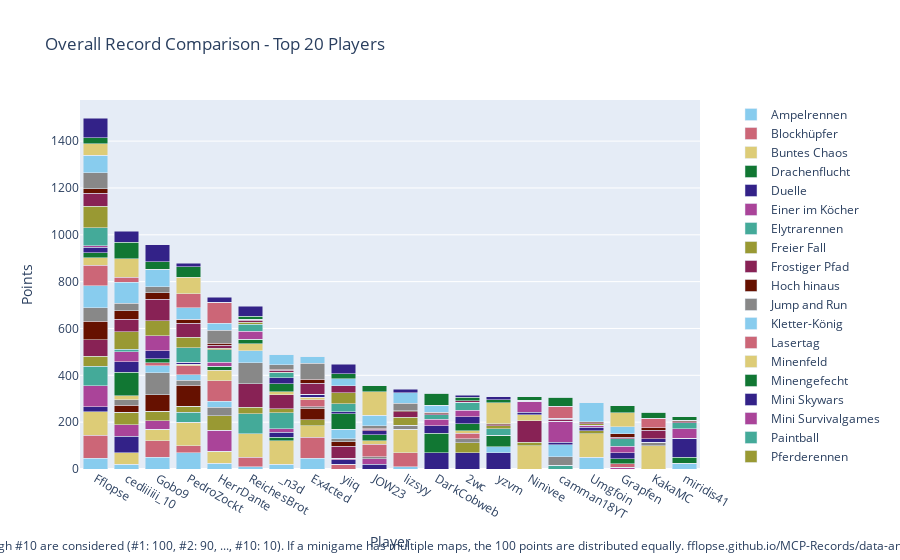

Notebook code cell kept with this figure:
### Code cell
import plotly.graph_objects as go

# Sum all columns to get the total score
outDf['Total'] = outDf.sum(axis=1)

# Sort by total score and fill N/A values with 0
outDf = outDf.sort_values(by='Total', ascending=False).fillna(0)

# Crop to top 10 players
cropDf = outDf.head(20).copy()

# Drop the 'Total' column for plotting
cropDf = cropDf.drop(columns=['Total'])

# Create a color palette
color_palette = px.colors.qualitative.Safe

# Create the stacked bar plot
fig = go.Figure()

for column in cropDf.columns.difference(['Player']):
    fig.add_trace(go.Bar(
        x=cropDf.index,
        y=cropDf[column],
        name=column,
        marker_color=color_palette[len(fig.data) % len(color_palette)]
    ))

# Update layout
fig.update_layout(
    barmode='stack',
    title='Overall Record Comparison - Top 20 Players',
    xaxis=dict(title='Player'),
    yaxis=dict(title='Points'),
    #height=800,
    #width=1000,
    legend=dict(
        x=1.05,
        y=0.5,
        traceorder='normal',
        font=dict(size=12),
        bgcolor='rgba(255, 255, 255, 0)',
        bordercolor='rgba(0, 0, 0, 0)'
    ),
    margin=dict(r=200),  # Adjust right margin to make room for the legend
    annotations=[
        dict(
            x=0.5,
            y=-0.235,
            xref='paper',
            yref='paper',
            text='Max 100 points per minigame. Records #1 through #10 are considered (#1: 100, #2: 90, ..., #10: 10). If a minigame has multiple maps, the 100 points are distributed equally. fflopse.github.io/MCP-Records/data-analysis/global-ranking.ipynb',
            showarrow=False,
            font=dict(size=12),
            xanchor='center'
        )
    ]
)

fig.show()

# save the plot as an html file

fig.write_html('out/overall_record_comparison.html')

### Figure 1 — Plotly figure (JSON) as saved in the notebook; plotly's stock layout.template omitted (floating-point values rounded to 4 significant figures)
{"data": [{"marker": {"color": "rgb(136, 204, 238)"}, "name": "Ampelrennen", "type": "bar", "x": ["Fflopse", "cediiiiii_10", "Gobo9", "PedroZockt", "HerrDante", "ReichesBrot", "_n3d", "Ex4cted", "yiiq", "JOW23", "lizsyy", "DarkCobweb", "2wc", "yzvm", "Ninivee", "camman18YT", "Umgfoin", "Grapfen", "KakaMC", "miridis41"], "y": [45, 20, 50, 70, 25, 10, 20, 45, 0, 0, 10, 0, 0, 0, 0, 0, 50, 0, 0, 25]}, {"marker": {"color": "rgb(204, 102, 119)"}, "name": "Blockhüpfer", "type": "bar", "x": ["Fflopse", "cediiiiii_10", "Gobo9", "PedroZockt", "HerrDante", "ReichesBrot", "_n3d", "Ex4cted", "yiiq", "JOW23", "lizsyy", "DarkCobweb", "2wc", "yzvm", "Ninivee", "camman18YT", "Umgfoin", "Grapfen", "KakaMC", "miridis41"], "y": [100, 0, 70, 30, 0, 40, 0, 90, 20, 0, 60, 0, 0, 0, 0, 0, 0, 0, 0, 0]}, {"marker": {"color": "rgb(221, 204, 119)"}, "name": "Buntes Chaos", "type": "bar", "x": ["Fflopse", "cediiiiii_10", "Gobo9", "PedroZockt", "HerrDante", "ReichesBrot", "_n3d", "Ex4cted", "yiiq", "JOW23", "lizsyy", "DarkCobweb", "2wc", "yzvm", "Ninivee", "camman18YT", "Umgfoin", "Grapfen", "KakaMC", "miridis41"], "y": [100, 50, 50, 100, 50, 100, 100, 50, 0, 0, 100, 0, 0, 0, 100, 0, 100, 0, 100, 0]}, {"marker": {"color": "rgb(17, 119, 51)"}, "name": "Drachenflucht", "type": "bar", "x": ["Fflopse", "cediiiiii_10", "Gobo9", "PedroZockt", "HerrDante", "ReichesBrot", "_n3d", "Ex4cted", "yiiq", "JOW23", "lizsyy", "DarkCobweb", "2wc", "yzvm", "Ninivee", "camman18YT", "Umgfoin", "Grapfen", "KakaMC", "miridis41"], "y": [0, 0, 0, 0, 0, 0, 16, 0, 0, 0, 0, 0, 0, 0, 0, 0, 0, 0, 0, 26]}, {"marker": {"color": "rgb(51, 34, 136)"}, "name": "Duelle", "type": "bar", "x": ["Fflopse", "cediiiiii_10", "Gobo9", "PedroZockt", "HerrDante", "ReichesBrot", "_n3d", "Ex4cted", "yiiq", "JOW23", "lizsyy", "DarkCobweb", "2wc", "yzvm", "Ninivee", "camman18YT", "Umgfoin", "Grapfen", "KakaMC", "miridis41"], "y": [20, 70, 0, 0, 0, 0, 20, 0, 20, 20, 0, 70, 70, 70, 0, 0, 0, 0, 0, 80]}, {"marker": {"color": "rgb(170, 68, 153)"}, "name": "Einer im Köcher", "type": "bar", "x": ["Fflopse", "cediiiiii_10", "Gobo9", "PedroZockt", "HerrDante", "ReichesBrot", "_n3d", "Ex4cted", "yiiq", "JOW23", "lizsyy", "DarkCobweb", "2wc", "yzvm", "Ninivee", "camman18YT", "Umgfoin", "Grapfen", "KakaMC", "miridis41"], "y": [90, 50, 36.67, 0, 90, 0, 16.67, 0, 6.667, 23.33, 0, 0, 0, 0, 0, 0, 0, 6.667, 0, 0]}, {"marker": {"color": "rgb(68, 170, 153)"}, "name": "Elytrarennen", "type": "bar", "x": ["Fflopse", "cediiiiii_10", "Gobo9", "PedroZockt", "HerrDante", "ReichesBrot", "_n3d", "Ex4cted", "yiiq", "JOW23", "lizsyy", "DarkCobweb", "2wc", "yzvm", "Ninivee", "camman18YT", "Umgfoin", "Grapfen", "KakaMC", "miridis41"], "y": [83.33, 0, 0, 43.33, 0, 86.67, 66.67, 0, 0, 0, 0, 0, 0, 0, 0, 16.67, 0, 0, 0, 0]}, {"marker": {"color": "rgb(153, 153, 51)"}, "name": "Freier Fall", "type": "bar", "x": ["Fflopse", "cediiiiii_10", "Gobo9", "PedroZockt", "HerrDante", "ReichesBrot", "_n3d", "Ex4cted", "yiiq", "JOW23", "lizsyy", "DarkCobweb", "2wc", "yzvm", "Ninivee", "camman18YT", "Umgfoin", "Grapfen", "KakaMC", "miridis41"], "y": [42.5, 52.5, 40, 25, 62.5, 27.5, 17.5, 25, 0, 0, 0, 0, 42.5, 0, 15, 0, 12.5, 0, 0, 0]}, {"marker": {"color": "rgb(136, 34, 85)"}, "name": "Frostiger Pfad", "type": "bar", "x": ["Fflopse", "cediiiiii_10", "Gobo9", "PedroZockt", "HerrDante", "ReichesBrot", "_n3d", "Ex4cted", "yiiq", "JOW23", "lizsyy", "DarkCobweb", "2wc", "yzvm", "Ninivee", "camman18YT", "Umgfoin", "Grapfen", "KakaMC", "miridis41"], "y": [70, 0, 0, 0, 0, 100, 60, 0, 50, 0, 0, 0, 0, 0, 90, 0, 0, 0, 0, 0]}, {"marker": {"color": "rgb(102, 17, 0)"}, "name": "Hoch hinaus", "type": "bar", "x": ["Fflopse", "cediiiiii_10", "Gobo9", "PedroZockt", "HerrDante", "ReichesBrot", "_n3d", "Ex4cted", "yiiq", "JOW23", "lizsyy", "DarkCobweb", "2wc", "yzvm", "Ninivee", "camman18YT", "Umgfoin", "Grapfen", "KakaMC", "miridis41"], "y": [80, 30, 70, 90, 0, 0, 0, 50, 20, 0, 0, 0, 0, 0, 0, 0, 0, 0, 0, 0]}, {"marker": {"color": "rgb(136, 136, 136)"}, "name": "Jump and Run", "type": "bar", "x": ["Fflopse", "cediiiiii_10", "Gobo9", "PedroZockt", "HerrDante", "ReichesBrot", "_n3d", "Ex4cted", "yiiq", "JOW23", "lizsyy", "DarkCobweb", "2wc", "yzvm", "Ninivee", "camman18YT", "Umgfoin", "Grapfen", "KakaMC", "miridis41"], "y": [56.67, 23.33, 93.33, 20, 36.67, 90, 0, 6.667, 13.33, 10, 16.67, 0, 16.67, 0, 0, 36.67, 0, 0, 13.33, 0]}, {"marker": {"color": "rgb(136, 204, 238)"}, "name": "Kletter-König", "type": "bar", "x": ["Fflopse", "cediiiiii_10", "Gobo9", "PedroZockt", "HerrDante", "ReichesBrot", "_n3d", "Ex4cted", "yiiq", "JOW23", "lizsyy", "DarkCobweb", "2wc", "yzvm", "Ninivee", "camman18YT", "Umgfoin", "Grapfen", "KakaMC", "miridis41"], "y": [95, 0, 30, 25, 25, 50, 0, 0, 40, 0, 0, 0, 0, 25, 0, 50, 0, 0, 0, 0]}, {"marker": {"color": "rgb(204, 102, 119)"}, "name": "Lasertag", "type": "bar", "x": ["Fflopse", "cediiiiii_10", "Gobo9", "PedroZockt", "HerrDante", "ReichesBrot", "_n3d", "Ex4cted", "yiiq", "JOW23", "lizsyy", "DarkCobweb", "2wc", "yzvm", "Ninivee", "camman18YT", "Umgfoin", "Grapfen", "KakaMC", "miridis41"], "y": [86.67, 0, 13.33, 36.67, 86.67, 0, 0, 30, 0, 53.33, 0, 0, 23.33, 0, 0, 0, 0, 16.67, 0, 0]}, {"marker": {"color": "rgb(221, 204, 119)"}, "name": "Minenfeld", "type": "bar", "x": ["Fflopse", "cediiiiii_10", "Gobo9", "PedroZockt", "HerrDante", "ReichesBrot", "_n3d", "Ex4cted", "yiiq", "JOW23", "lizsyy", "DarkCobweb", "2wc", "yzvm", "Ninivee", "camman18YT", "Umgfoin", "Grapfen", "KakaMC", "miridis41"], "y": [33.33, 16.67, 0, 6.667, 46.67, 30, 13.33, 10, 0, 13.33, 0, 0, 10, 0, 26.67, 0, 0, 0, 0, 0]}, {"marker": {"color": "rgb(17, 119, 51)"}, "name": "Minengefecht", "type": "bar", "x": ["Fflopse", "cediiiiii_10", "Gobo9", "PedroZockt", "HerrDante", "ReichesBrot", "_n3d", "Ex4cted", "yiiq", "JOW23", "lizsyy", "DarkCobweb", "2wc", "yzvm", "Ninivee", "camman18YT", "Umgfoin", "Grapfen", "KakaMC", "miridis41"], "y": [20, 100, 16.67, 0, 16.67, 20, 33.33, 0, 66.67, 26.67, 0, 83.33, 30, 50, 0, 0, 0, 20, 0, 0]}, {"marker": {"color": "rgb(51, 34, 136)"}, "name": "Mini Skywars", "type": "bar", "x": ["Fflopse", "cediiiiii_10", "Gobo9", "PedroZockt", "HerrDante", "ReichesBrot", "_n3d", "Ex4cted", "yiiq", "JOW23", "lizsyy", "DarkCobweb", "2wc", "yzvm", "Ninivee", "camman18YT", "Umgfoin", "Grapfen", "KakaMC", "miridis41"], "y": [23.33, 45, 35, 10, 0, 0, 26.67, 11.67, 8.333, 16.67, 0, 31.67, 31.67, 0, 10, 10, 16.67, 26.67, 16.67, 0]}, {"marker": {"color": "rgb(170, 68, 153)"}, "name": "Mini Survivalgames", "type": "bar", "x": ["Fflopse", "cediiiiii_10", "Gobo9", "PedroZockt", "HerrDante", "ReichesBrot", "_n3d", "Ex4cted", "yiiq", "JOW23", "lizsyy", "DarkCobweb", "2wc", "yzvm", "Ninivee", "camman18YT", "Umgfoin", "Grapfen", "KakaMC", "miridis41"], "y": [6.667, 43.33, 63.33, 0, 16.67, 33.33, 0, 0, 0, 0, 0, 26.67, 26.67, 0, 46.67, 90, 6.667, 26.67, 0, 40]}, {"marker": {"color": "rgb(68, 170, 153)"}, "name": "Paintball", "type": "bar", "x": ["Fflopse", "cediiiiii_10", "Gobo9", "PedroZockt", "HerrDante", "ReichesBrot", "_n3d", "Ex4cted", "yiiq", "JOW23", "lizsyy", "DarkCobweb", "2wc", "yzvm", "Ninivee", "camman18YT", "Umgfoin", "Grapfen", "KakaMC", "miridis41"], "y": [76.67, 10, 0, 60, 53.33, 30, 20, 0, 33.33, 0, 0, 20, 33.33, 26.67, 0, 0, 0, 33.33, 0, 26.67]}, {"marker": {"color": "rgb(153, 153, 51)"}, "name": "Pferderennen", "type": "bar", "x": ["Fflopse", "cediiiiii_10", "Gobo9", "PedroZockt", "HerrDante", "ReichesBrot", "_n3d", "Ex4cted", "yiiq", "JOW23", "lizsyy", "DarkCobweb", "2wc", "yzvm", "Ninivee", "camman18YT", "Umgfoin", "Grapfen", "KakaMC", "miridis41"], "y": [91.67, 75, 65, 45, 6.667, 10, 3.333, 0, 46.67, 0, 35, 0, 0, 13.33, 0, 0, 8.333, 0, 0, 0]}, {"marker": {"color": "rgb(136, 34, 85)"}, "name": "Replika", "type": "bar", "x": ["Fflopse", "cediiiiii_10", "Gobo9", "PedroZockt", "HerrDante", "ReichesBrot", "_n3d", "Ex4cted", "yiiq", "JOW23", "lizsyy", "DarkCobweb", "2wc", "yzvm", "Ninivee", "camman18YT", "Umgfoin", "Grapfen", "KakaMC", "miridis41"], "y": [55.92, 54.17, 91.36, 60.58, 11.55, 8.447, 7.67, 47.67, 30.78, 5.631, 22.04, 4.951, 7.573, 3.107, 2.913, 8.058, 2.913, 4.66, 36.21, 4.078]}, {"marker": {"color": "rgb(102, 17, 0)"}, "name": "Sammelwahn", "type": "bar", "x": ["Fflopse", "cediiiiii_10", "Gobo9", "PedroZockt", "HerrDante", "ReichesBrot", "_n3d", "Ex4cted", "yiiq", "JOW23", "lizsyy", "DarkCobweb", "2wc", "yzvm", "Ninivee", "camman18YT", "Umgfoin", "Grapfen", "KakaMC", "miridis41"], "y": [20.5, 35.5, 27.75, 16.25, 10.25, 3.5, 4.5, 17, 0, 4, 5, 6, 0, 4.5, 2.25, 6, 4.75, 15.75, 10.75, 7]}, {"marker": {"color": "rgb(136, 136, 136)"}, "name": "Schießstand", "type": "bar", "x": ["Fflopse", "cediiiiii_10", "Gobo9", "PedroZockt", "HerrDante", "ReichesBrot", "_n3d", "Ex4cted", "yiiq", "JOW23", "lizsyy", "DarkCobweb", "2wc", "yzvm", "Ninivee", "camman18YT", "Umgfoin", "Grapfen", "KakaMC", "miridis41"], "y": [67.5, 32.5, 25, 0, 55, 0, 20, 67.5, 0, 12.5, 32.5, 0, 0, 0, 0, 0, 0, 0, 0, 0]}, {"marker": {"color": "rgb(136, 204, 238)"}, "name": "Spleef", "type": "bar", "x": ["Fflopse", "cediiiiii_10", "Gobo9", "PedroZockt", "HerrDante", "ReichesBrot", "_n3d", "Ex4cted", "yiiq", "JOW23", "lizsyy", "DarkCobweb", "2wc", "yzvm", "Ninivee", "camman18YT", "Umgfoin", "Grapfen", "KakaMC", "miridis41"], "y": [75, 90, 75, 50, 30, 0, 45, 30, 30, 45, 45, 30, 0, 0, 0, 0, 80, 30, 0, 0]}, {"marker": {"color": "rgb(204, 102, 119)"}, "name": "Todeswürfel", "type": "bar", "x": ["Fflopse", "cediiiiii_10", "Gobo9", "PedroZockt", "HerrDante", "ReichesBrot", "_n3d", "Ex4cted", "yiiq", "JOW23", "lizsyy", "DarkCobweb", "2wc", "yzvm", "Ninivee", "camman18YT", "Umgfoin", "Grapfen", "KakaMC", "miridis41"], "y": [0, 20, 0, 60, 90, 0, 0, 0, 0, 0, 0, 0, 0, 0, 0, 50, 0, 0, 40, 0]}, {"marker": {"color": "rgb(221, 204, 119)"}, "name": "Waffenfolge", "type": "bar", "x": ["Fflopse", "cediiiiii_10", "Gobo9", "PedroZockt", "HerrDante", "ReichesBrot", "_n3d", "Ex4cted", "yiiq", "JOW23", "lizsyy", "DarkCobweb", "2wc", "yzvm", "Ninivee", "camman18YT", "Umgfoin", "Grapfen", "KakaMC", "miridis41"], "y": [50, 80, 0, 70, 0, 0, 0, 0, 0, 100, 0, 0, 0, 90, 0, 0, 0, 60, 0, 0]}, {"marker": {"color": "rgb(17, 119, 51)"}, "name": "Walls", "type": "bar", "x": ["Fflopse", "cediiiiii_10", "Gobo9", "PedroZockt", "HerrDante", "ReichesBrot", "_n3d", "Ex4cted", "yiiq", "JOW23", "lizsyy", "DarkCobweb", "2wc", "yzvm", "Ninivee", "camman18YT", "Umgfoin", "Grapfen", "KakaMC", "miridis41"], "y": [25, 70, 32.5, 45, 0, 12.5, 0, 0, 20, 25, 0, 50, 15, 12.5, 15, 40, 0, 30, 25, 15]}, {"marker": {"color": "rgb(51, 34, 136)"}, "name": "Wettrennen", "type": "bar", "x": ["Fflopse", "cediiiiii_10", "Gobo9", "PedroZockt", "HerrDante", "ReichesBrot", "_n3d", "Ex4cted", "yiiq", "JOW23", "lizsyy", "DarkCobweb", "2wc", "yzvm", "Ninivee", "camman18YT", "Umgfoin", "Grapfen", "KakaMC", "miridis41"], "y": [82, 48, 72, 14, 20, 44, 0, 0, 42, 0, 14, 0, 8, 14, 0, 0, 0, 0, 0, 0]}], "layout": {"annotations": [{"font": {"size": 12}, "showarrow": false, "text": "Max 100 points per minigame. Records #1 through #10 are considered (#1: 100, #2: 90, ..., #10: 10). If a minigame has multiple maps, the 100 points are distributed equally. fflopse.github.io/MCP-Records/data-analysis/global-ranking.ipynb", "x": 0.5, "xanchor": "center", "xref": "paper", "y": -0.235, "yref": "paper"}], "barmode": "stack", "legend": {"bgcolor": "rgba(255, 255, 255, 0)", "bordercolor": "rgba(0, 0, 0, 0)", "font": {"size": 12}, "traceorder": "normal", "x": 1.05, "y": 0.5}, "margin": {"r": 200}, "title": {"text": "Overall Record Comparison - Top 20 Players"}, "xaxis": {"title": {"text": "Player"}}, "yaxis": {"title": {"text": "Points"}}}}
